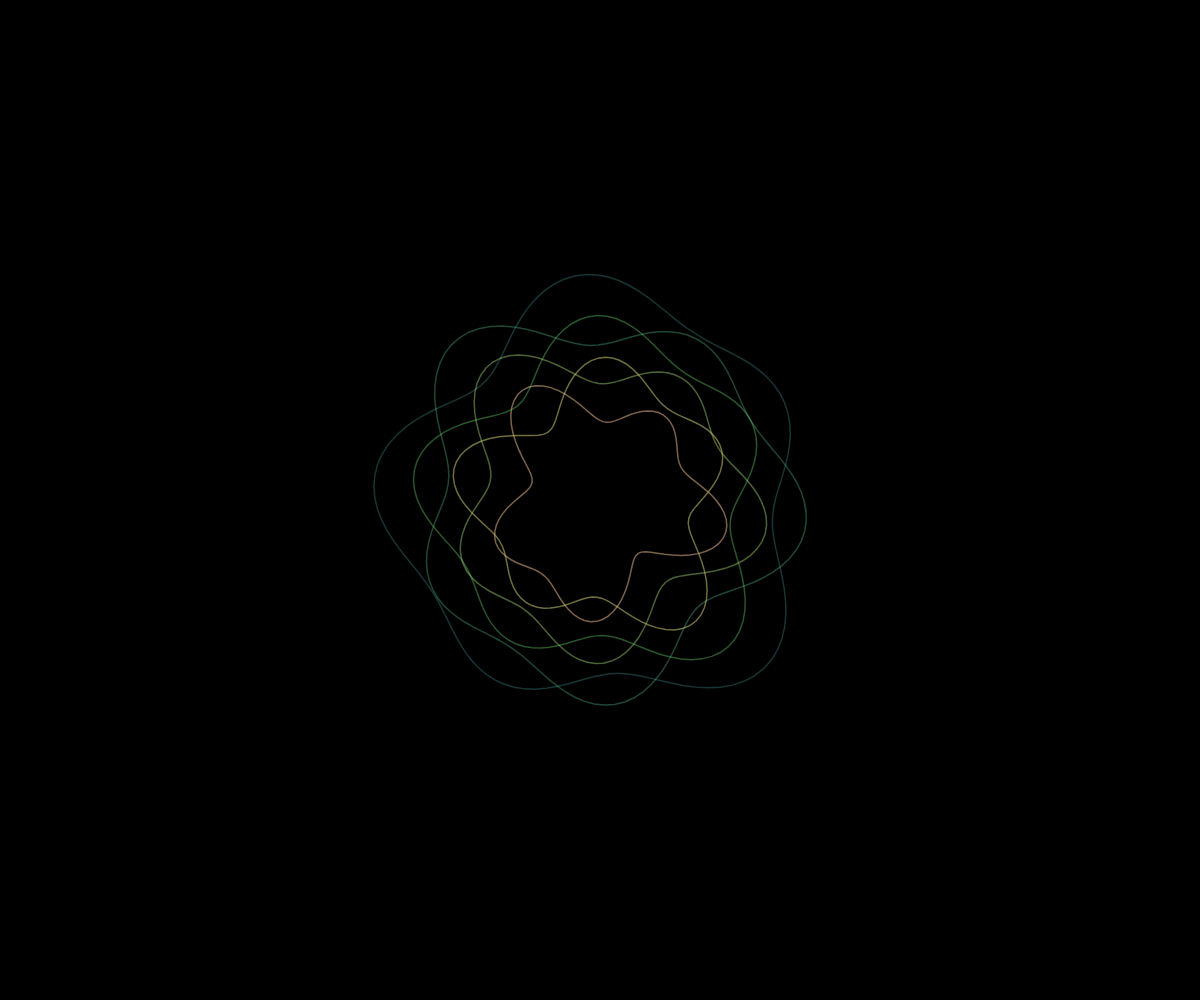
Frame 1 (no input)
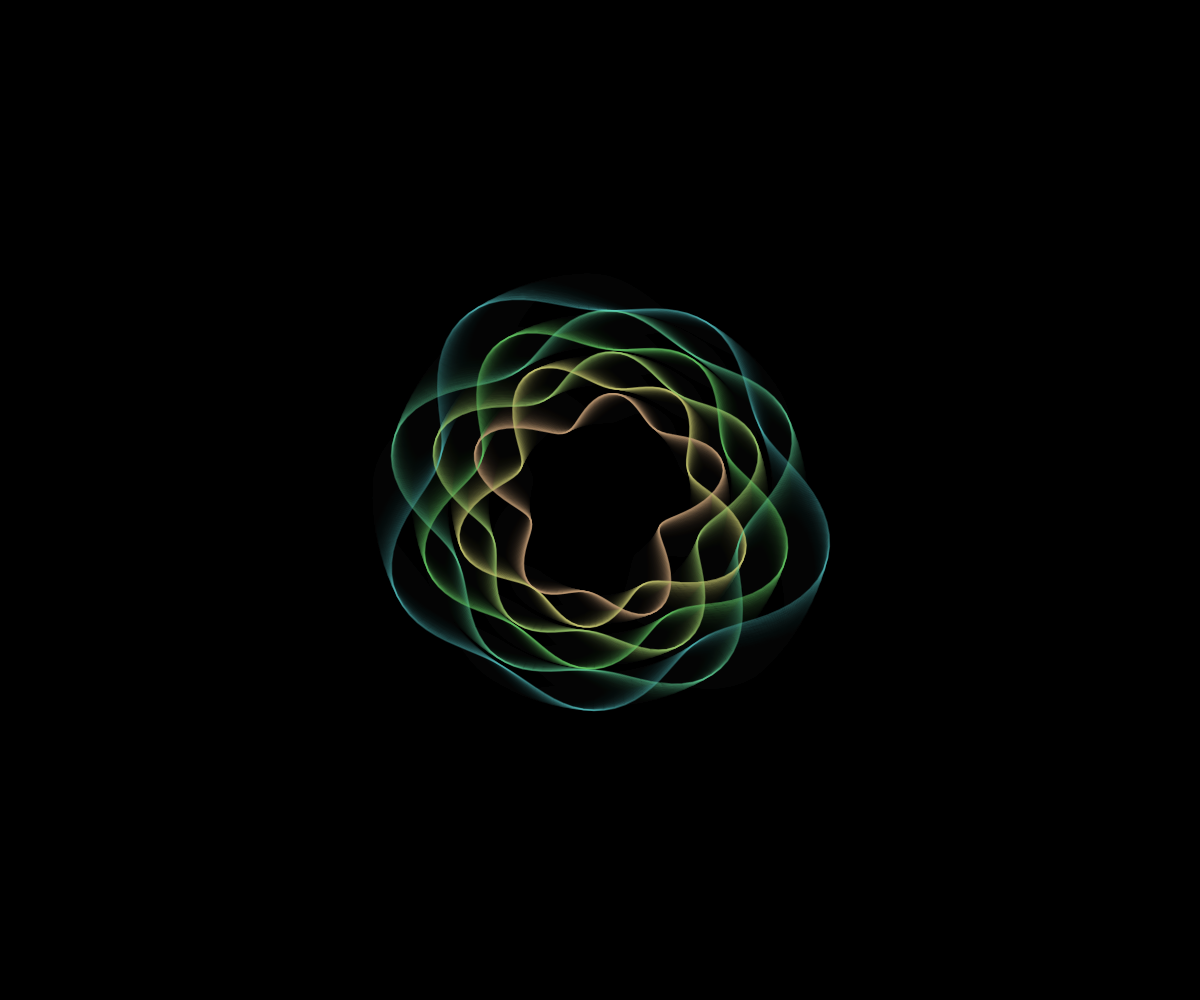
Frame 60 (no input)
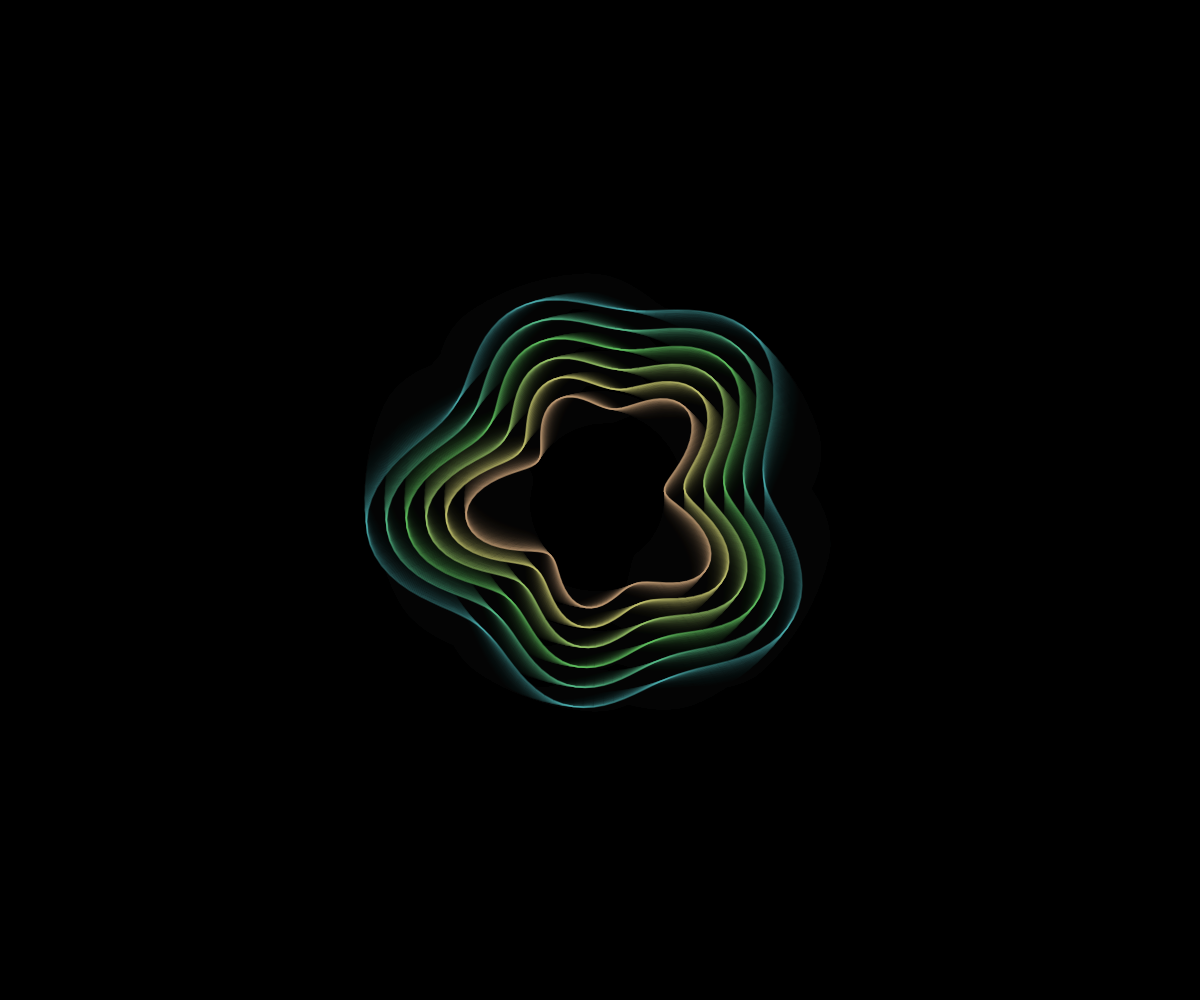
Frame 120 (the mouse pressed at the canvas centre since frame 60)

The p5.js sketch that drew these frames (run headless with seeded random() and noise() and a simulated clock; from frame 60 on, the mouse is pressed at the canvas centre):

// p5.js sketch
// ── sketch.js
let layers = 6;

function setup() {
  createCanvas(windowWidth, windowHeight);
  noFill();
  strokeWeight(1.5);
  background(0);
  colorMode(HSB, 360, 100, 100, 100);
}

function draw() {
  background(0, 10); 

  translate(width / 2, height / 2);
  let time = frameCount * 0.015;

  // map mouseX and mouseY to subtle distortion values
  let offsetX = map(mouseX, 0, width, -30, 30);
  let offsetY = map(mouseY, 0, height, -30, 30);

  for (let i = 0; i < layers; i++) {
    let progress = i / layers;
    let baseRadius = 100 + progress * 120;
    
    
    let hue = lerp(30, 210, progress); // warm oranges to cool blues
    let saturation = lerp(40, 60, progress);
    let brightness = lerp(80, 95, progress);
    let alpha = map(i, 0, layers, 60, 15);

    stroke(hue, saturation, brightness, alpha);

    beginShape();
    for (let angle = 0; angle <= TWO_PI + 0.1; angle += 0.05) {
      
      let r = baseRadius 
             + 20 * sin(5 * angle + time * 3 + offsetX * 0.1 * i)
             + 15 * cos(3 * angle + time * 2 + offsetY * 0.1 * i);
      let x = r * cos(angle);
      let y = r * sin(angle);
      vertex(x, y);
    }
    endShape(CLOSE);
  }
}
